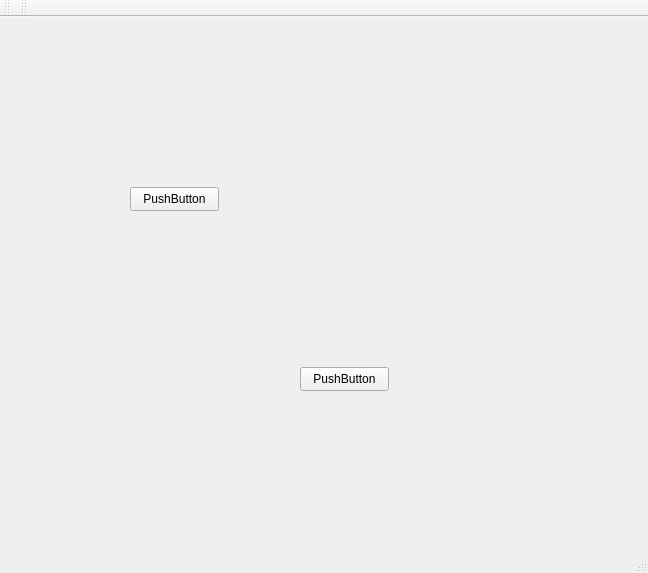
<?xml version="1.0" encoding="UTF-8"?>
<ui version="4.0">
 <class>MainWindow</class>
 <widget class="QMainWindow" name="MainWindow">
  <property name="geometry">
   <rect>
    <x>0</x>
    <y>0</y>
    <width>648</width>
    <height>573</height>
   </rect>
  </property>
  <property name="windowTitle">
   <string>MainWindow</string>
  </property>
  <widget class="QWidget" name="centralWidget">
   <widget class="QPushButton" name="pushButton">
    <property name="geometry">
     <rect>
      <x>130</x>
      <y>170</y>
      <width>89</width>
      <height>24</height>
     </rect>
    </property>
    <property name="text">
     <string>PushButton</string>
    </property>
   </widget>
   <widget class="QPushButton" name="pushButton_2">
    <property name="geometry">
     <rect>
      <x>300</x>
      <y>350</y>
      <width>89</width>
      <height>24</height>
     </rect>
    </property>
    <property name="text">
     <string>PushButton</string>
    </property>
   </widget>
  </widget>
  <widget class="QMenuBar" name="menuBar">
   <property name="geometry">
    <rect>
     <x>0</x>
     <y>0</y>
     <width>648</width>
     <height>25</height>
    </rect>
   </property>
  </widget>
  <widget class="QToolBar" name="mainToolBar">
   <attribute name="toolBarArea">
    <enum>TopToolBarArea</enum>
   </attribute>
   <attribute name="toolBarBreak">
    <bool>false</bool>
   </attribute>
  </widget>
  <widget class="QStatusBar" name="statusBar"/>
  <widget class="QToolBar" name="toolBar">
   <property name="windowTitle">
    <string>toolBar</string>
   </property>
   <attribute name="toolBarArea">
    <enum>TopToolBarArea</enum>
   </attribute>
   <attribute name="toolBarBreak">
    <bool>false</bool>
   </attribute>
  </widget>
 </widget>
 <layoutdefault spacing="6" margin="11"/>
 <resources/>
 <connections/>
</ui>
